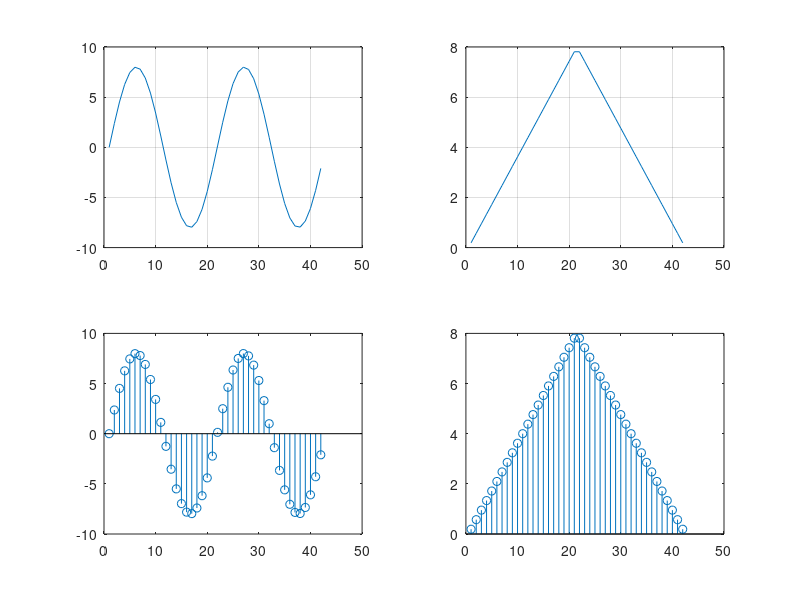
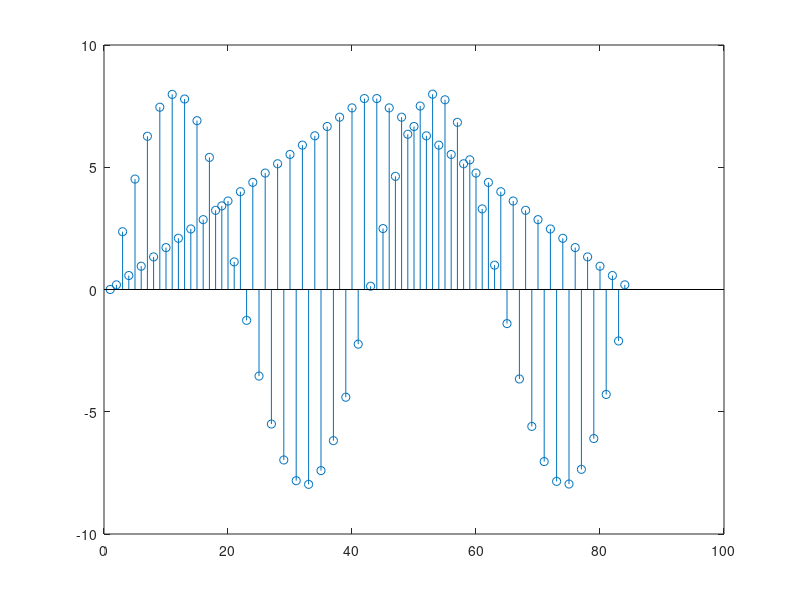
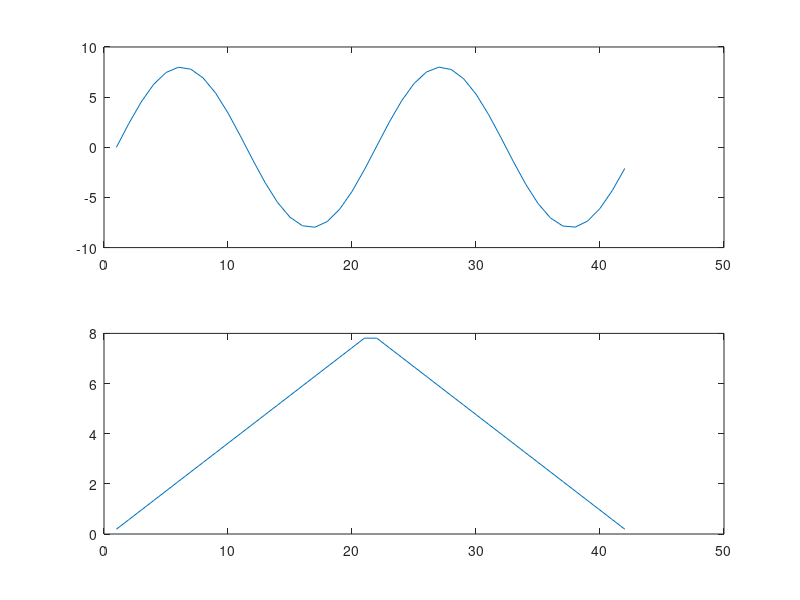

MATLAB code to generate these figures, in order:
clc;
close all;
clear all;

% Signal generation
x=0:0.3:4*pi;                             % siganal taken upto 4pi
sig1=8*sin(x);                           % generate 1st sinusoidal signal
l=length(sig1);
sig2=8*triang(l);                        % Generate 2nd traingular Sigal

% Display of Both Signal
subplot(2,2,1);  
plot(sig1);
grid on

subplot(2,2,2);
plot(sig2);
grid on

% Display of Both Sampled Signal
subplot(2,2,3);
stem(sig1);

subplot(2,2,4);
stem(sig2);

l1=length(sig1);
l2=length(sig2);
 for i=1:l1
  sig(1,i)=sig1(i); % Making Both row vector to a matrix
  sig(2,i)=sig2(i);
 end  

% TDM of both quantize signal
tdmsig=reshape(sig,1,2*l1);               
% Display of TDM Signal
figure
stem(tdmsig);

% Demultiplexing of TDM Signal
 demux=reshape(tdmsig,2,l1);
 for i=1:l1
  sig3(i)=demux(1,i);                    % Converting The matrix into row vectors
  sig4(i)=demux(2,i);
 end  
 
 % display of demultiplexed signal
 figure
 subplot(2,1,1)
 plot(sig3);
 
 subplot(2,1,2)
 plot(sig4);
 